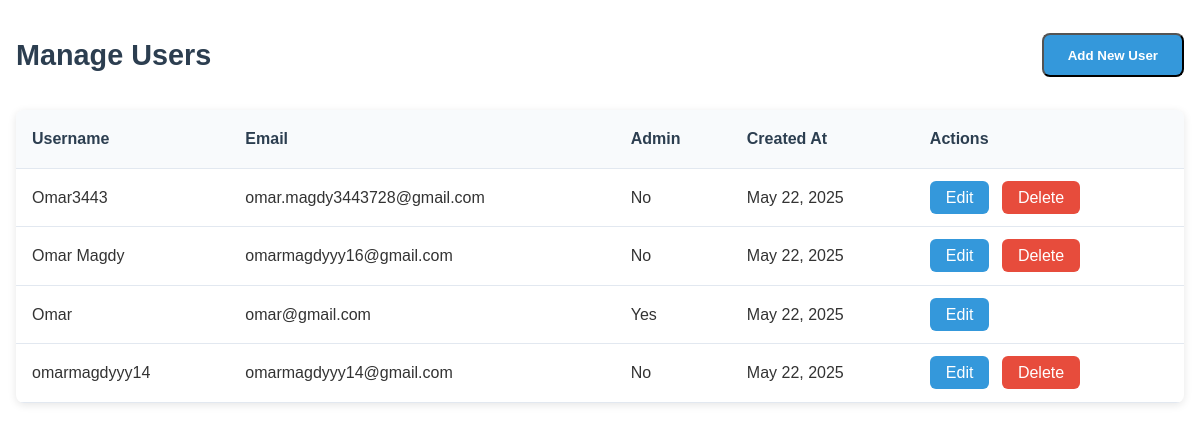
Screenshot of /admin/manage_users.php (signed in) with the database file from the repository.
### tables this page shows
CREATE TABLE `users` (
  `id` int(11) NOT NULL,
  `username` varchar(50) NOT NULL,
  `email` varchar(100) NOT NULL,
  `password` varchar(255) NOT NULL,
  `github_id` varchar(100) DEFAULT NULL,
  `github_username` varchar(100) DEFAULT NULL,
  `github_avatar` varchar(255) DEFAULT NULL,
  `created_at` datetime DEFAULT current_timestamp(),
  `oauth_provider` varchar(20) DEFAULT NULL,
  `oauth_id` varchar(50) DEFAULT NULL,
  `is_admin` tinyint(1) DEFAULT 0
);

### admin/manage_users.php (the view, shortened to what this page needs)
<?php
require_once '../config/database.php';
$users = [];
$sql = "SELECT id, username, email, is_admin, created_at FROM users ORDER BY created_at DESC";
if ($result = mysqli_query($conn, $sql)) {
    while ($row = mysqli_fetch_assoc($result)) {
        $users[] = $row;
    }
}
?>
<!DOCTYPE html>
<html lang="en">
<head>
    <link rel="stylesheet" href="../css/style.css">
</head>
<body>
    <div class="admin-container">
        <div class="admin-header">
            <h1 class="admin-title">Manage Users</h1>
            <button class="btn-add" onclick="openModal('create')">Add New User</button>
        </div>
        <table class="users-table">
            <thead>
                <tr>
                    <th>Username</th>
                    <th>Email</th>
                    <th>Admin</th>
                    <th>Created At</th>
                    <th>Actions</th>
                </tr>
            </thead>
            <tbody>
                <?php foreach ($users as $user): ?>
                <tr>
                    <td><?php echo htmlspecialchars($user['username']); ?></td>
                    <td><?php echo htmlspecialchars($user['email']); ?></td>
                    <td><?php echo $user['is_admin'] ? 'Yes' : 'No'; ?></td>
                    <td><?php echo date('M j, Y', strtotime($user['created_at'])); ?></td>
                    <td>
                        <a href="#" class="btn-edit" onclick="openModal('edit', <?php echo htmlspecialchars(json_encode($user)); ?>)">Edit</a>
                        <?php if ($user['id'] != $_SESSION['id']): ?>
                            <a href="?delete=<?php echo $user['id']; ?>" class="btn-delete" onclick="return confirm('Are you sure you want to delete this user?')">Delete</a>
                        <?php endif; ?>
                    </td>
                </tr>
                <?php endforeach; ?>
            </tbody>
        </table>
    </div>
</body>
</html>

### css/style.css (style rules this page uses)
* { margin: 0; padding: 0; box-sizing: border-box; }
body { font-family: 'Poppins', sans-serif; line-height: 1.6; color: #333; }

### admin/manage_users.php (style rules this page uses)
.admin-container { max-width: 1200px; margin: 2rem auto; padding: 0 1rem; }
.admin-header { display: flex; justify-content: space-between; align-items: center; margin-bottom: 2rem; }
.admin-title { font-size: 1.8rem; color: #2c3e50; }
.btn-add { background: #3498db; color: white; padding: 0.8rem 1.5rem; border-radius: 8px; text-decoration: none; font-weight: 600; transition: background 0.2s; }
.users-table { width: 100%; border-collapse: collapse; background: white; border-radius: 8px; overflow: hidden; box-shadow: 0 2px 8px rgba(0,0,0,0.1); }
.users-table th, .users-table td { padding: 1rem; text-align: left; border-bottom: 1px solid #e2e8f0; }
.users-table th { background: #f8fafc; font-weight: 600; color: #2c3e50; }
.btn-edit, .btn-delete { padding: 0.5rem 1rem; border-radius: 6px; text-decoration: none; font-weight: 500; margin-right: 0.5rem; }
.btn-edit { background: #3498db; color: white; }
.btn-delete { background: #e74c3c; color: white; }

### rows the page displays
users: username "Omar3443", email "omar.magdy3443728@gmail.com", is_admin "No", created_at "May 22, 2025"
users: username "Omar Magdy", email "omarmagdyyy16@gmail.com", is_admin "No", created_at "May 22, 2025"
users: username "Omar", email "omar@gmail.com", is_admin "Yes", created_at "May 22, 2025"
users: username "omarmagdyyy14", email "omarmagdyyy14@gmail.com", is_admin "No", created_at "May 22, 2025"
